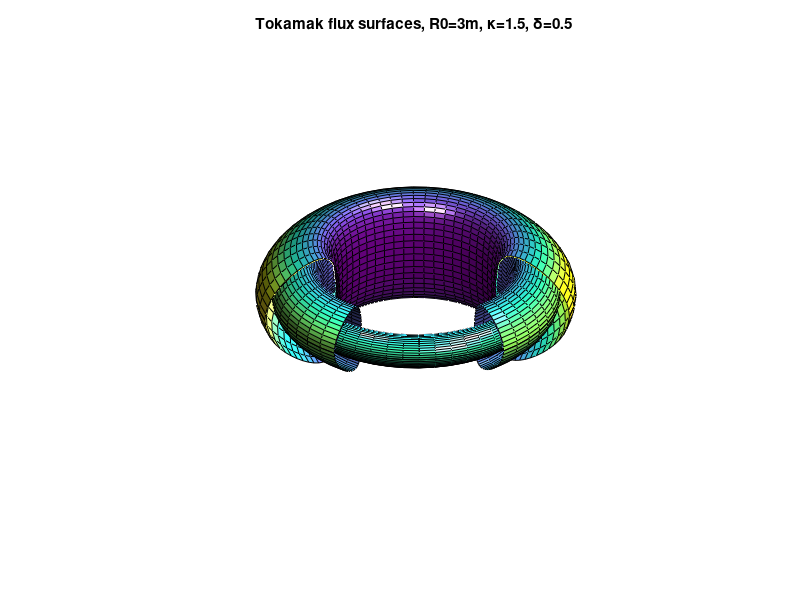

Source code (MATLAB):
close all; clear; clc;
R0=3;
data=[R0/3,R0/5,R0/10; % a
    1.5, 1.5, 1.5;
    0.5, 0.5, 0.5;
    0.0, 0.0, 0.0];

nflux=size(data,2); h=figure; for iflux=1:nflux

    % a=R0/3;kappa=1.5;delta=0.5;b=0.0;
    a=data(1,iflux);kappa=data(2,iflux);
    delta=data(3,iflux);b=data(4,iflux);

    [theta,phi]=meshgrid(0:2*pi/50:2*pi,(-0.1-iflux*0.2)*pi:2*pi/50:(0.7+iflux*0.2)*pi);
    X=(R0-b+(a+b.*cos(theta)).*cos(theta+delta.*sin(theta))).*cos(phi);
    Y=(R0-b+(a+b.*cos(theta)).*cos(theta+delta.*sin(theta))).*sin(phi);
    Z=(kappa*a).*sin(theta);
    R=R0+sqrt(X.^2+Y.^2);

    surf(X,Y,Z,R); hold on;

end

camlight('right'); lightangle(45,60);
light('position',[-3,-1,3],'style','local'); material shiny;

axis equal; axis tight; axis off; hidden off;

strtitle=['Tokamak flux surfaces, R0=',...
    num2str(R0),'m, \kappa=',num2str(kappa),...
    ', \delta=',num2str(delta)];
title(strtitle);
